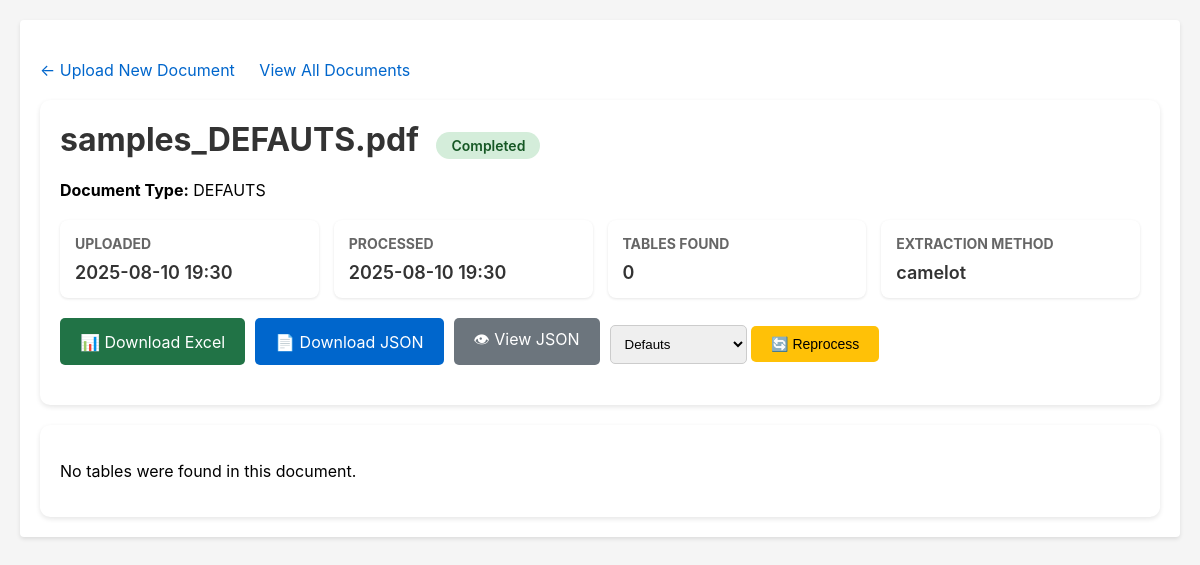
The app's page /document/2/ with its own data.
### ocrapp/models.py (models this page shows, shortened)
class Document(models.Model):
    STATUS_CHOICES = [
        ('PENDING', 'Pending Processing'),
        ('PROCESSING', 'Processing'),
        ('COMPLETED', 'Completed'),
        ('FAILED', 'Failed'),
    ]
    file = models.FileField(
        upload_to='uploads/%Y/%m/%d/',
        help_text="Uploaded PDF file"
    )
    original_filename = models.CharField(
        max_length=255,
        help_text="Original name of the uploaded file"
    )
    document_type = models.ForeignKey(
        DocumentType,
        on_delete=models.SET_NULL,
        null=True,
        blank=True,
        help_text="Type of document (NPT, Rebut, Defauts, Kosu)"
    )
    status = models.CharField(
        max_length=20,
        choices=STATUS_CHOICES,
        default='PENDING',
        help_text="Current processing status"
    )
    error_message = models.TextField(
        blank=True,
        help_text="Error message if processing failed"
    )
    extracted_data = models.JSONField(
        default=dict,
        blank=True,
        help_text="Extracted table data in JSON format"
    )
    table_count = models.IntegerField(
        default=0,
        help_text="Number of tables extracted"
    )
    excel_file = models.FileField(
        upload_to='exports/excel/%Y/%m/%d/',
        blank=True,
        null=True,
        help_text="Generated Excel file"
    )
    json_file = models.FileField(
        upload_to='exports/json/%Y/%m/%d/',
        blank=True,
        null=True,
        help_text="Generated JSON file"
    )
    uploaded_at = models.DateTimeField(auto_now_add=True)
    processed_at = models.DateTimeField(null=True, blank=True)
    class Meta:
        verbose_name = 'Document'
        verbose_name_plural = 'Documents'
        ordering = ['-uploaded_at']

class DocumentType(models.Model):
    TYPE_CHOICES = [
        ('NPT', 'NPT'),
        ('REBUT', 'Rebut'),
        ('DEFAUTS', 'Defauts'),
        ('KOSU', 'Kosu'),
    ]
    type_code = models.CharField(
        max_length=20,
        choices=TYPE_CHOICES,
        unique=True,
        help_text="Document type identifier"
    )
    description = models.TextField(
        blank=True,
        help_text="Description of the document type and its structure"
    )
    created_at = models.DateTimeField(auto_now_add=True)
    class Meta:
        verbose_name = 'Document Type'
        verbose_name_plural = 'Document Types'
        ordering = ['type_code']

### ocrapp/views.py (the view)
# urls.py: path('document/<int:pk>/', views.document_detail, name='document_detail'),
def document_detail(request: HttpRequest, pk: int) -> HttpResponse:
    document = get_object_or_404(Document, pk=pk)
    extracted_data = document.extracted_data
    tables = extracted_data.get('tables', []) if extracted_data else []
    context = {
        'document': document,
        'extracted_data': extracted_data,
        'tables': tables,
        'has_excel': bool(document.excel_file),
        'has_json': bool(document.json_file),
    }
    return render(request, 'ocrapp/document_detail.html', context)

### ocrapp/templates/ocrapp/document_detail.html (shortened to what this page needs)
{% load static %}
<!DOCTYPE html>
<html lang="en">
<head>
    <link rel="stylesheet" href="{% static 'styles.css' %}">
</head>
<body>
    <div class="container">
        <div class="nav-links">
            <a href="{% url 'upload_file' %}">← Upload New Document</a>
            <a href="{% url 'document_list' %}">View All Documents</a>
        </div>
        <div class="header">
            <h1>{{ document.original_filename }}
                <span class="status-badge status-{{ document.status|lower }}">
                    {{ document.get_status_display }}
                </span>
            </h1>
            {% if document.document_type %}
            <p><strong>Document Type:</strong> {{ document.document_type.type_code }}</p>
            {% endif %}
            <div class="info-grid">
                <div class="info-card">
                    <h3>Uploaded</h3>
                    <p>{{ document.uploaded_at|date:"Y-m-d H:i" }}</p>
                </div>
                {% if document.processed_at %}
                <div class="info-card">
                    <h3>Processed</h3>
                    <p>{{ document.processed_at|date:"Y-m-d H:i" }}</p>
                </div>
                {% endif %}
                <div class="info-card">
                    <h3>Tables Found</h3>
                    <p>{{ document.table_count }}</p>
                </div>
                {% if extracted_data %}
                <div class="info-card">
                    <h3>Extraction Method</h3>
                    <p>{{ extracted_data.extraction_method|default:"Unknown" }}</p>
                </div>
                {% endif %}
            </div>
            <div class="export-buttons">
                {% if has_excel %}
                <a href="{% url 'download_excel' document.pk %}" class="btn btn-excel">
                    📊 Download Excel
                </a>
                {% endif %}
                {% if has_json %}
                <a href="{% url 'download_json' document.pk %}" class="btn btn-json">
                    📄 Download JSON
                </a>
                <a href="{% url 'view_json' document.pk %}" target="_blank" class="btn btn-view">
                    👁 View JSON
                </a>
                {% endif %}
                <form method="post" action="{% url 'reprocess_document' document.pk %}" style="display: inline;">
                    <select name="document_type" style="padding: 10px; border-radius: 5px; border: 1px solid #ccc;">
                        <option value="DEFAUTS" {% if document.document_type.type_code == 'DEFAUTS' %}selected{% endif %}>Defauts</option>
                    </select>
                    <button type="submit" class="btn btn-reprocess">🔄 Reprocess</button>
                </form>
            </div>
        </div>
        {% if tables %}
        <div class="tables-section">
            <h2>Extracted Tables</h2>
            {% for table in tables %}
            <div class="table-preview">
                <div class="table-header">
                    Table {{ forloop.counter }}
                    ({{ table.row_count }} rows × {{ table.column_count }} columns)
                    {% if table.type %}
                    - Type: {{ table.type }}
                    {% endif %}
                </div>
                <div class="table-content">
                    {% if table.data %}
                    <table>
                        {% if table.headers %}
                        <thead>
                            <tr>
                                {% for header in table.headers %}
                                <th>{{ header|default:"Column "|add:forloop.counter }}</th>
                                {% endfor %}
                            </tr>
                        </thead>
                        {% endif %}
                        <tbody>
                            {% for row in table.data|slice:":20" %}
                            <tr>
                                {% for key, value in row.items %}
                                <td>{{ value|default:"-" }}</td>
                                {% endfor %}
                            </tr>
                            {% endfor %}
                            {% if table.data|length > 20 %}
                            <tr>
                                <td colspan="{{ table.column_count }}" style="text-align: center; font-style: italic;">
                                    ... and {{ table.data|length|add:"-20" }} more rows
                                </td>
                            </tr>
                            {% endif %}
                        </tbody>
                    </table>
                    {% else %}
                    <p>No data available</p>
                    {% endif %}
                </div>
            </div>
            {% endfor %}
        </div>
        {% elif document.status == 'COMPLETED' %}
        <div class="tables-section">
            <p>No tables were found in this document.</p>
        </div>
        {% endif %}
    </div>
</body>
</html>

### static/styles.css (style rules this page uses)
body { font-family: Arial, sans-serif; background-color: #f5f5f5; margin: 0; padding: 0; }
.container { max-width: 800px; margin: 40px auto; padding: 20px; background-color: #fff; box-shadow: 0 2px 4px rgba(0, 0, 0, 0.1); border-radius: 4px; }
h1 { margin-top: 0; color: #333; }
button { background-color: #007bff; border: none; color: white; padding: 8px 16px; text-align: center; text-decoration: none; display: inline-block; font-size: 14px; margin-top: 8px; border-radius: 4px; cursor: pointer; }
a { color: #007bff; text-decoration: none; }

### ocrapp/templates/ocrapp/document_detail.html (style rules this page uses)
body { font-family: -apple-system, BlinkMacSystemFont, 'Segoe UI', Roboto, Oxygen, Ubuntu, sans-serif; background: #f5f5f5; margin: 0; padding: 20px; }
.container { max-width: 1200px; margin: 0 auto; }
.header { background: white; padding: 20px; border-radius: 10px; box-shadow: 0 2px 5px rgba(0,0,0,0.1); margin-bottom: 20px; }
.status-badge { display: inline-block; padding: 5px 15px; border-radius: 20px; font-size: 14px; font-weight: 600; margin-left: 10px; }
.status-completed { background: #d4edda; color: #155724; }
.export-buttons { display: flex; gap: 10px; margin: 20px 0; }
.btn { padding: 10px 20px; border: none; border-radius: 5px; text-decoration: none; display: inline-flex; align-items: center; gap: 8px; cursor: pointer; transition: all 0.3s; }
.btn-excel { background: #217346; color: white; }
.btn-json { background: #0066cc; color: white; }
.btn-view { background: #6c757d; color: white; }
.btn-reprocess { background: #ffc107; color: #000; }
.info-grid { display: grid; grid-template-columns: repeat(auto-fit, minmax(200px, 1fr)); gap: 15px; margin: 20px 0; }
.info-card { background: white; padding: 15px; border-radius: 8px; box-shadow: 0 1px 3px rgba(0,0,0,0.1); }
.info-card h3 { margin: 0 0 10px 0; color: #666; font-size: 14px; text-transform: uppercase; }
.info-card p { margin: 0; font-size: 18px; font-weight: 600; color: #333; }
.tables-section { background: white; padding: 20px; border-radius: 10px; box-shadow: 0 2px 5px rgba(0,0,0,0.1); margin-top: 20px; }
.nav-links { margin: 20px 0; }
.nav-links a { color: #0066cc; text-decoration: none; margin-right: 20px; }

### records on screen
Document: original_filename "samples_DEFAUTS.pdf", status "Completed", document_type.type_code "DEFAUTS", uploaded_at "2025-08-10 19:30", processed_at "2025-08-10 19:30", table_count "0", document_type "Defauts"

### other values on screen
{{ extracted_data.extraction_method|default:"Unknown" }} "camelot"
